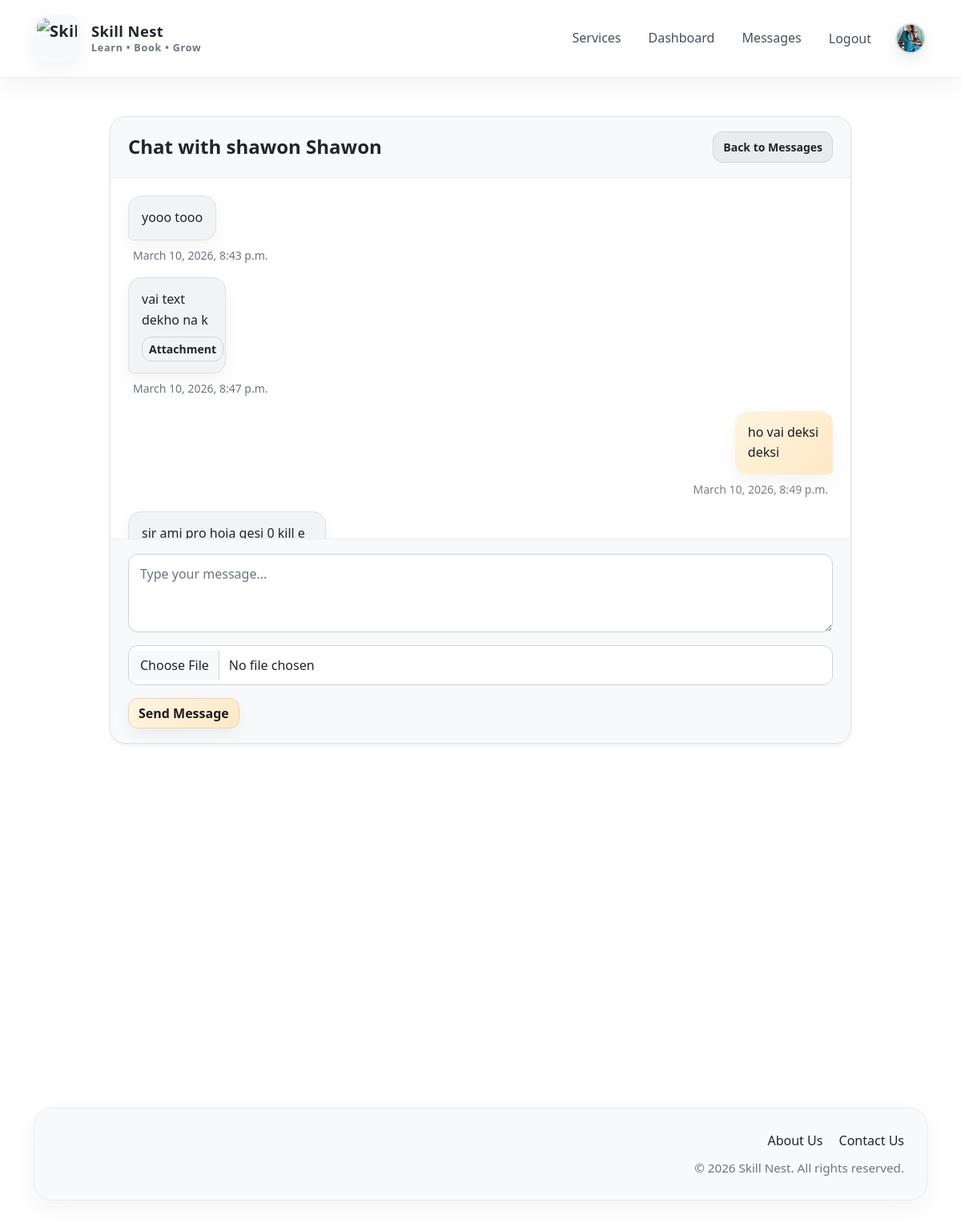
The app's page /messages/chat/3/ (signed in) with its own data.
### accounts/models.py (models this page shows, shortened)
class User(AbstractUser):
    ROLE_CHOICES = (
        ('learner', 'Learner'),
        ('provider', 'Provider'),
        ('admin_user', 'Admin User'),
    )
    role = models.CharField(max_length=20, choices=ROLE_CHOICES, default='learner')
    email = models.EmailField(unique=True)
    division = models.CharField(max_length=100, blank=True)
    city = models.CharField(max_length=100, blank=True)
    area = models.CharField(max_length=100, blank=True)
    address = models.TextField(blank=True)
    phone = models.CharField(max_length=20, blank=True)
    profile_picture = models.ImageField(upload_to='profiles/', blank=True, null=True)
    is_provider_verified = models.BooleanField(default=False)
    is_suspended = models.BooleanField(default=False)
    temporary_password_sent = models.BooleanField(default=False)
    USERNAME_FIELD = 'email'
    REQUIRED_FIELDS = ['username']

### messaging_app/models.py (models this page shows, shortened)
class Message(models.Model):
    sender = models.ForeignKey(
        settings.AUTH_USER_MODEL,
        on_delete=models.CASCADE,
        related_name='sent_messages'
    )
    receiver = models.ForeignKey(
        settings.AUTH_USER_MODEL,
        on_delete=models.CASCADE,
        related_name='received_messages'
    )
    body = models.TextField()
    attachment = models.FileField(upload_to='message_attachments/', blank=True, null=True)
    created_at = models.DateTimeField(auto_now_add=True)
    is_read = models.BooleanField(default=False)
    class Meta:
        ordering = ['created_at']

### messaging_app/views.py (the view)
# urls.py: path('chat/<int:user_id>/', conversation_detail, name='conversation_detail'),
def conversation_detail(request, user_id):
    if not request.user.is_authenticated:
        messages.error(request, 'Please log in first.')
        return redirect('login')
    other_user = get_object_or_404(User, id=user_id)
    if not users_can_chat(request.user, other_user):
        messages.error(request, 'You are not allowed to chat with this user.')
        return redirect('inbox')
    chat_messages = Message.objects.filter(
        Q(sender=request.user, receiver=other_user) |
        Q(sender=other_user, receiver=request.user)
    ).order_by('created_at')
    Message.objects.filter(
        sender=other_user,
        receiver=request.user,
        is_read=False
    ).update(is_read=True)
    form = ChatMessageForm(request.POST or None, request.FILES or None)
    if request.method == 'POST' and form.is_valid():
        new_message = form.save(commit=False)
        new_message.sender = request.user
        new_message.receiver = other_user
        new_message.save()
        return redirect('conversation_detail', user_id=other_user.id)
    return render(request, 'messaging/conversation_detail.html', {
        'other_user': other_user,
        'chat_messages': chat_messages,
        'form': form,
    })

### messaging_app/forms.py
class ChatMessageForm(forms.ModelForm):
    class Meta:
        model = Message
        fields = ['body', 'attachment']
        widgets = {
            'body': forms.Textarea(attrs={
                'class': 'form-control',
                'rows': 3,
                'placeholder': 'Type your message...'
            }),
            'attachment': forms.ClearableFileInput(attrs={'class': 'form-control'}),
        }

### messaging_app/views.py (called while the page is built)
def users_can_chat(current_user, other_user):
    if current_user == other_user:
        return False
    roles = {current_user.role, other_user.role}
    if roles != {'learner', 'provider'}:
        return False
    if current_user.role == 'learner':
        learner = current_user
        provider = other_user
    else:
        learner = other_user
        provider = current_user
    return Booking.objects.filter(
        learner=learner,
        provider=provider
    ).exclude(status__in=['cancelled', 'rejected']).exists()

### templates/messaging/conversation_detail.html (shortened to what this page needs)
{% extends 'base.html' %}
{% block content %}
<div class="row">
    <div class="col-lg-10 mx-auto">
        <div class="card shadow-sm message-card-shell">
            <div class="card-header message-card-header d-flex justify-content-between align-items-center flex-wrap gap-2">
                <h4 class="mb-0">
                    Chat with {{ other_user.get_full_name|default:other_user.username }}
                </h4>
                <a href="{% url 'inbox' %}" class="btn btn-sm message-back-btn">Back to Messages</a>
            </div>
            <div class="card-body message-chat-area">
                {% for msg in chat_messages %}
                    {% if msg.sender == request.user %}
                        <div class="d-flex justify-content-end mb-3">
                            <div class="message-item message-item-sent">
                                <div class="message-bubble message-bubble-sent">
                                    <div class="message-text">{{ msg.body|linebreaksbr }}</div>
                                </div>
                                <div class="small mt-2 text-end message-time-sent-outside">{{ msg.created_at }}</div>
                            </div>
                        </div>
                    {% else %}
                        <div class="d-flex justify-content-start mb-3">
                            <div class="message-item message-item-received">
                                <div class="message-bubble message-bubble-received">
                                    <div class="message-text">{{ msg.body|linebreaksbr }}</div>
                                    {% if msg.attachment %}
                                        <div class="mt-2">
                                            <a href="{{ msg.attachment.url }}" class="btn btn-sm message-attach-btn-dark">Attachment</a>
                                        </div>
                                    {% endif %}
                                </div>
                                <div class="small mt-2 message-time-received-outside">{{ msg.created_at }}</div>
                            </div>
                        </div>
                    {% endif %}
                {% empty %}
                    <p class="message-empty-text mb-0">No messages yet. Start the conversation below.</p>
                {% endfor %}
            </div>
            <div class="card-footer message-card-footer">
                <form method="post" enctype="multipart/form-data" class="message-form-shell">
                    <div class="mb-3">
                        {{ form.body }}
                    </div>
                    <div class="mb-3">
                        {{ form.attachment }}
                    </div>
                    <button class="btn btn-primary" type="submit">Send Message</button>
                </form>
            </div>
        </div>
    </div>
</div>
{% endblock %}

### templates/base.html (shortened to what this page needs)
{% load static %}
<!DOCTYPE html>
<html lang="en">
<head>
    <link href="https://cdn.jsdelivr.net/npm/bootstrap@5.3.3/dist/css/bootstrap.min.css" rel="stylesheet">
    <link rel="stylesheet" href="{% static 'css/style.css' %}">
</head>
<body class="skillnest-body d-flex flex-column min-vh-100">
<nav class="navbar navbar-expand-lg skillnest-navbar sticky-top">
    <div class="container">
        <a class="navbar-brand skillnest-brand" href="{% url 'home' %}">
            <img src="{% static 'img/logo.png' %}" alt="Skill Nest Logo" class="skillnest-logo">
            <div class="brand-text-wrap">
                <span class="brand-title">Skill Nest</span>
                <span class="brand-subtitle">Learn • Book • Grow</span>
            </div>
        </a>
        <div class="collapse navbar-collapse" id="navbarNav">
            {% if user.is_authenticated %}
                <ul class="navbar-nav ms-auto align-items-lg-center nav-gap">
                    <li class="nav-item">
                        <a class="nav-link skillnest-nav-link {% if request.resolver_match.url_name == 'service_list' %}active{% endif %}"
                           href="{% url 'service_list' %}">Services</a>
                    </li>
                    <li class="nav-item">
                        <a class="nav-link skillnest-nav-link {% if request.resolver_match.url_name == 'dashboard_redirect' %}active{% endif %}"
                           href="{% url 'dashboard_redirect' %}">Dashboard</a>
                    </li>
                    <li class="nav-item">
                        <a class="nav-link skillnest-nav-link {% if request.resolver_match.url_name == 'inbox' %}active{% endif %}"
                           href="{% url 'inbox' %}">Messages</a>
                    </li>
                    <li class="nav-item">
                        <form method="post" action="{% url 'logout' %}" class="d-inline">
                            <button type="submit" class="nav-link btn btn-link text-decoration-none skillnest-nav-link navbar-logout-btn">
                                Logout
                            </button>
                        </form>
                    </li>
                    <li class="nav-item ms-lg-2">
                        <a class="navbar-profile-link" href="{% url 'profile_manage' %}" title="Profile">
                            {% if user.profile_picture %}
                                <img src="{{ user.profile_picture.url }}"
                                     alt="Profile"
                                     class="navbar-profile-img">
                            {% else %}
                                <div class="navbar-profile-placeholder">
                                    {{ user.username|first|upper }}
                                </div>
                            {% endif %}
                        </a>
                    </li>
                </ul>
            {% endif %}
        </div>
    </div>
</nav>
<main class="container mt-4 mt-lg-5 flex-grow-1">
    {% block content %}{% endblock %}
</main>
<footer class="skillnest-footer mt-5">
    <div class="container">
        <div class="footer-shell">
            <div class="row g-4 align-items-center">
                <div class="col-lg-6">
                </div>
                <div class="col-lg-6 text-lg-end">
                    <div class="footer-links mb-2">
                        <a href="{% url 'about_us' %}" class="footer-link me-3">About Us</a>
                        <a href="{% url 'contact_us' %}" class="footer-link">Contact Us</a>
                    </div>
                    <p class="footer-copy mb-0">© 2026 Skill Nest. All rights reserved.</p>
                </div>
            </div>
        </div>
    </div>
</footer>
</body>
</html>

### records on screen
User: profile_picture (picture)
User: get_full_name "shawon Shawon"
Message: body "yooo tooo", created_at "March 10, 2026, 8:43 p.m."
Message: body "vai text dekho na k", created_at "March 10, 2026, 8:47 p.m."
Message: body "ho vai deksi deksi", created_at "March 10, 2026, 8:49 p.m."
Message: body "sir ami pro hoia gesi 0 kill e…"
